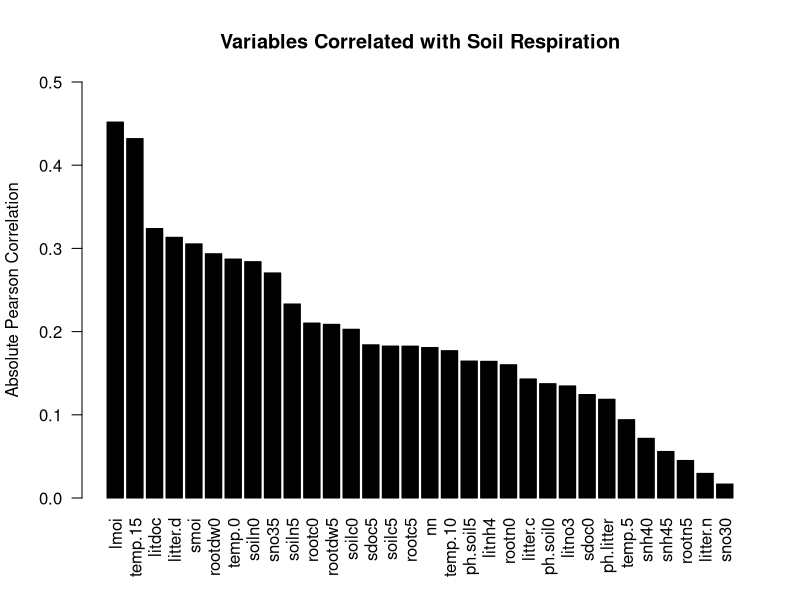
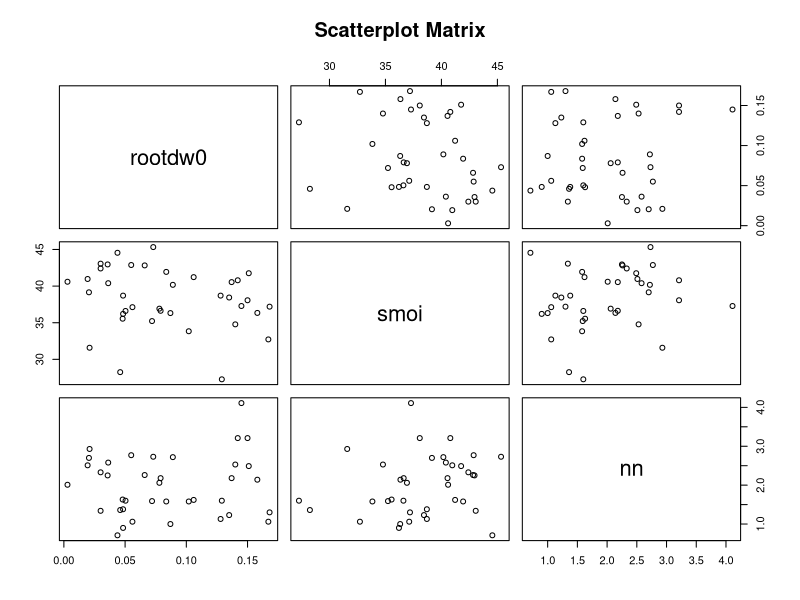
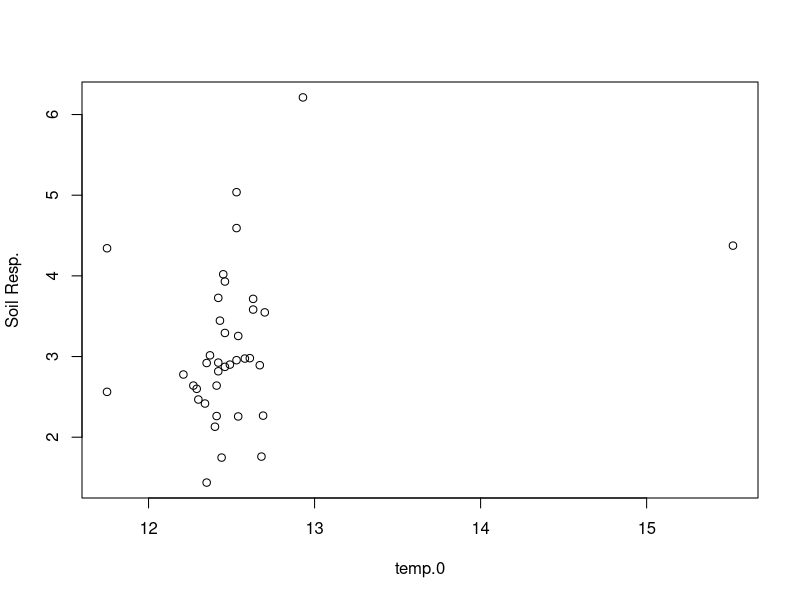
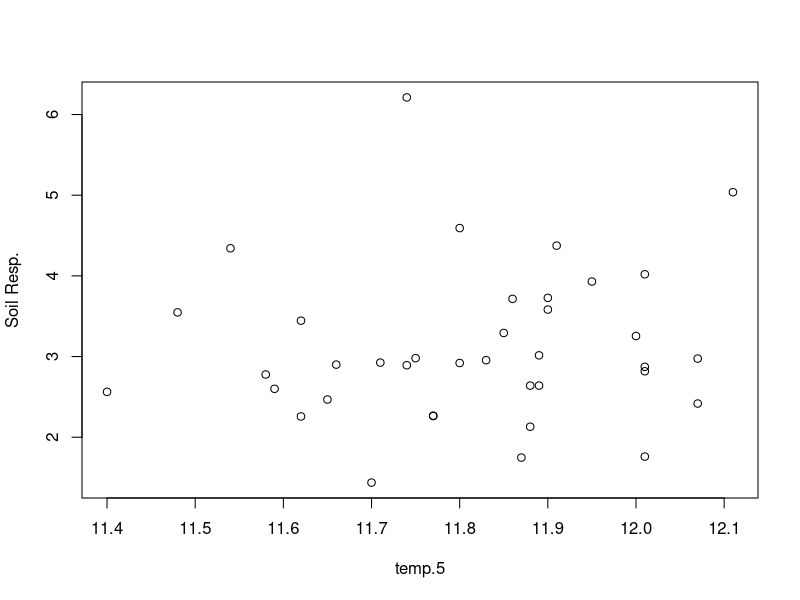
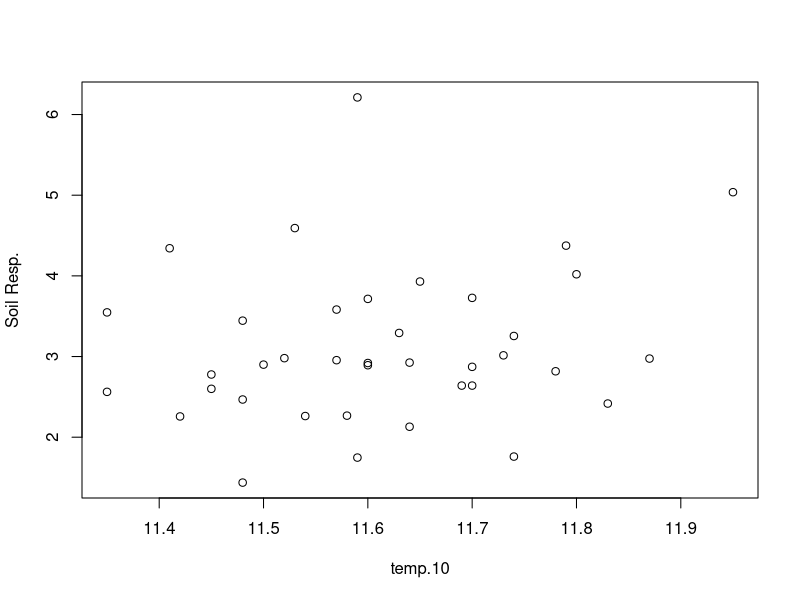
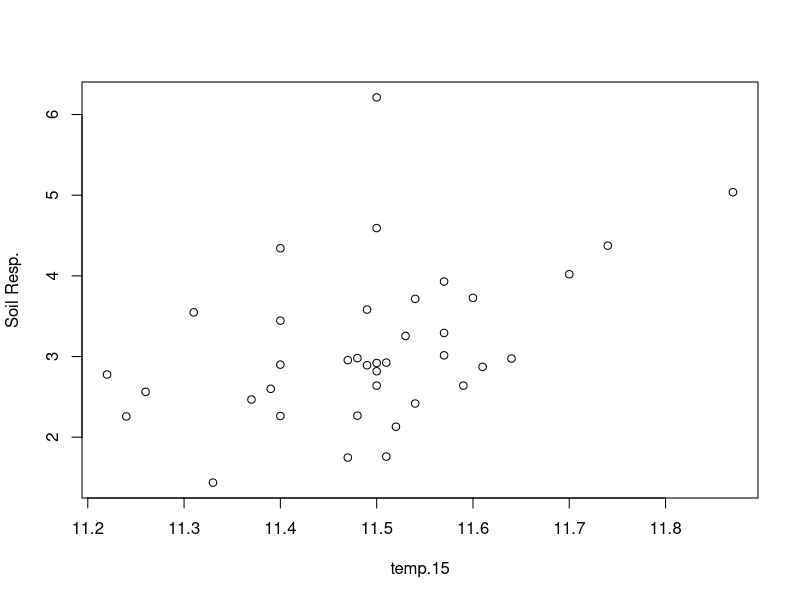
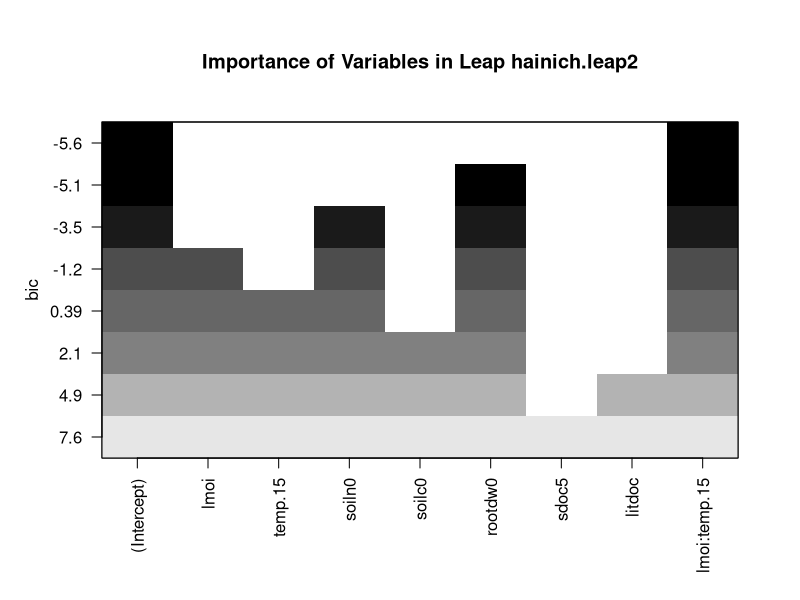
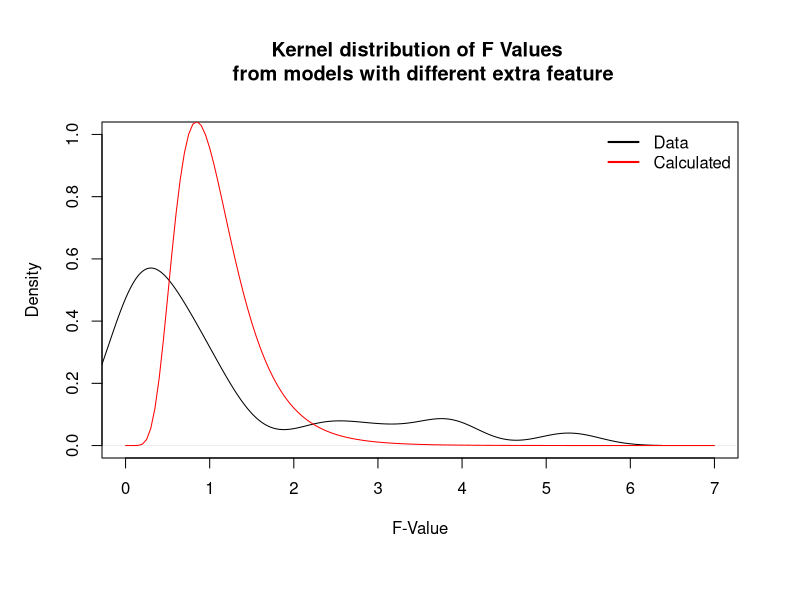

These charts were generated, in order, by the following R code:
hainich <- read.csv("hainich.csv", sep = ";", dec = ".")

## corelation
#correlation from soil.res with all others
hainich.r <- abs(cor(hainich, method = "pearson"))["soil.res",-1]
hainich.r.ordered <- hainich.r[order(hainich.r, decreasing = T)]
barplot(hainich.r.ordered, las = 2, ylim = c(0,0.5), col = "black", 
        ylab = "Absolute Pearson Correlation", main = "Variables Correlated with Soil Respiration")

## scatter plot
pairs(~ rootdw0 + smoi + nn,
      data = hainich, main = "Scatterplot Matrix")

## sampling training data
set.seed(1337)
testFraction <- 0.2 #Fraction of data used for testing (estimate for integer sample size)
sampleCount <- dim(hainich)[1]
index <- sample(1:sampleCount, round(testFraction * sampleCount))
hainich.test <- hainich[index,]
hainich.train <- hainich[-index,]

## making models
hainich.lm1 <- lm(soil.res ~ 1 + lmoi + temp.15 + soiln0 + rootdw0 + sdoc5,
                  data=hainich.train) # top 5 by correlation
hainich.lm2 <- lm(soil.res ~ 1 + ph.soil5 + sno30 + snh45 + rootc0 + ph.litter,
                  data=hainich.train) # bottom 5 by correlation
hainich.lm3 <- lm(soil.res ~ 1 + lmoi + temp.15 + soiln0,
                  data=hainich.train) # top 3 by correlation

## evaluate models
spseHat <- function(model){
  # SPSE.hat1
  return(sum((hainich.test$soil.res - predict(model, newdata=hainich.test))^2))
}
spse1hat <- spseHat(hainich.lm1)
spse2hat <- spseHat(hainich.lm2)
spse3hat <- spseHat(hainich.lm3)


## annova with F statistic
# test one model against the other
# warning: both models have to be fitted with the same training data!
# density of F depends on degree of freedom!
anova(hainich.lm1,hainich.lm2)


## cross validation
# evaluate models spse (without considering fixed betas)
# test data size is size of whole data set / fold
# see also: http://stats.stackexchange.com/questions/12398
crossValSpse <- function(model, fold){
  index <- rep(1:fold, length.out=dim(hainich)[2])
  index <- sample(index)
  
  spseHat <- 0
  for (i in 1:fold)
  {
    test <- hainich[index==i,]
    train <- hainich[index!=i,]
    formu <- eval(model$call[[2]]) 
    #model based on new data
    model <- lm(formu, data = train)
    #add spse hat
    spseHat <- spseHat + sum((test$soil.res - predict(model, newdata=test))^2)
  }
  return(spseHat / fold)
}

# 3 fold cross validation gives average estimated spse
hainich.lm1.spse <- crossValSpse(hainich.lm1,3)
hainich.lm1.spse <- crossValSpse(hainich.lm2,3)
hainich.lm1.spse <- crossValSpse(hainich.lm3,3)

## plot variable against soil resp
for (i in seq(2,5)) {
  dat <- data.frame(hainich[i], hainich$soil.res)
  plot(dat, ylab = "Soil Resp.", xlab = names(hainich[i]))
}

## regsubset
#info: http://www.stat.columbia.edu/~martin/W2024/R10.pdf
# package leaps requires gfortran compiler!
library("leaps")
#fullModel: Top 8 variables corelated to soil.res
# and coupling term for litter moisture lmoi with temp 0 and 15
hainich.leaps1 <- regsubsets(soil.res ~ 1 + lmoi * temp.15 * temp.0 + soiln0 + 
                              soilc0 + rootdw0 + sdoc5 + litdoc,
                   data=hainich.train, method = "forward")
hainich.leaps2 <- regsubsets(soil.res ~ 1 + lmoi * temp.15 + soiln0 + 
                               soilc0 + rootdw0 + sdoc5 + litdoc,
                             data=hainich.train, method = "forward")

summary(hainich.leaps1)
summary(hainich.leaps1)$bic

#plot variable importance based on baissian infomation criterion
# best model based on BIC 
# (tradeoff btw. likelihood and number of parameters)
# soil.res ~ 1 + rootdw0 + lmoi:temp.15
plot(hainich.leaps2, main="Importance of Variables in Leap hainich.leap2")

## setting real model
hainich.realModel <- lm(soil.res ~ 1 + lmoi + temp.15 +
                          temp.0 + soiln0 + soilc0,
                        data = hainich.train)
hainich.realModel.spsehat <- spseHat(hainich.realModel)
# plot(hainich.realModel)

## overfitting model
# tooBigModel = realModel + every coupling term
hainich.tooBigModel <- lm(soil.res ~ 1 * lmoi * temp.15 *
                            temp.0 * soiln0 * soilc0,
                          data = hainich.train)
hainich.tooBigModel.spsehat <- spseHat(hainich.tooBigModel)
#function step uses AIC instead of F!
nextStep <- step(hainich.realModel, 
     scope = list(lower=hainich.realModel, upper=hainich.tooBigModel),
     direction = "forward")
nextStep$anova$"Resid. Df" # residual change in F value



## SIMULATION

#subsetting data
subsetSize <- 10 # number of samples taken from original dataset
subset <- hainich[sample(nrow(hainich), subsetSize), ]

#make pseudo observations
pseudo.soilResp <- predict(hainich.realModel, newdata = subset, type = "response")


## Simulation F values
realModelStr <- "soil.res ~ 1 + lmoi + temp.15 + temp.0 + soiln0 + soilc0"
# next model will have another feature in addition
excludeVarsRegEx <- "(soil.res|lmoi|temp.15|temp.0|soiln0|soilc0)"
nextVars <- names(hainich)[
  ! grepl(excludeVarsRegEx,names(hainich))]

#create result data frame
simulRes <- NULL
for(x in nextVars){
  #create formula for next Model by adding current variable
  nxtModelStr <- paste(realModelStr, "+", x)
  nxtModel <- lm(nxtModelStr, data = hainich.train)
  #evaluate nextModel
  an <- anova(hainich.realModel, nxtModel) 
  f <- an$F[2]
  p <- an$`Pr(>F)`[2]
  spse <- spseHat(nxtModel)
  simulRes <- rbind(simulRes, c(spse,x,f,p)) 
}
simulRes <- data.frame(spse=as.double(simulRes[,1]), 
                       addFeature=simulRes[,2] , F=as.double(simulRes[,3]),
                       p=as.double(simulRes[,4]), stringsAsFactors = T)

## evaluation

#which model with additional feature was the real winner (SPSE)?
idMinErr <-  which(simulRes$spse == min(simulRes$spse))
#which model won but was not the best one (F)?
idMaxF <- which(simulRes$F == max(simulRes$F))

xs <- seq(0,7,by = 0.05)
freal <- density(simulRes$F)
## WARNING: I have no idea how to calc the degree of freedoms!
## maybe an$Res.Df? need df1 and df2
fNominal <- df(xs,24,23)
plot(freal, xlim=c(min(xs),max(xs)), ylim=c(0,1),
     xlab = "F-Value",
     main="Kernel distribution of F Values \n from models with different extra feature")
points(xs, fNominal, col="red", type="lines") #F distribution
legend("topright",c("Data","Calculated"), lwd=2, col=c("black","red"), bty = "n")

##TO-DO: multiple random training for simulation and F-Value statistics
